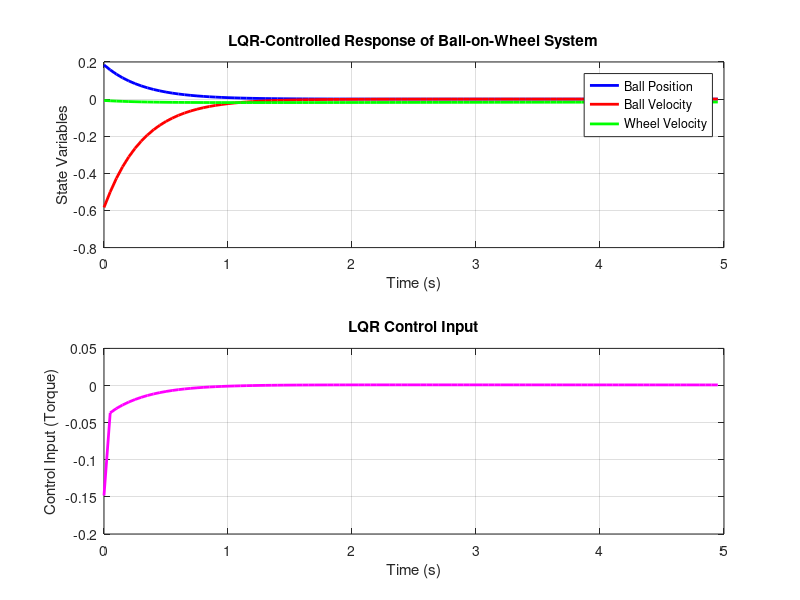

The MATLAB source for this figure:


pkg load control  % Load control system package

% System Parameters
Jb = 0.01;  % Ball moment of inertia
b = 0.1;    % Damping coefficient
rw = 0.05;  % Wheel radius
Ts = 0.05;  % Sampling time (discrete step)

% Continuous State-Space Model
A = [0 1 0; 
     0 -b/Jb rw/Jb; 
     0 0 0];

B = [0; 1/Jb; 1];

C = [1 0 0]; 
D = 0;

% Discretization using Zero-Order Hold
sys_c = ss(A, B, C, D);  % Continuous system
sys_d = c2d(sys_c, Ts, 'zoh');  % Convert to discrete system

[Ad, Bd, Cd, Dd] = ssdata(sys_d);  % Get discrete matrices

% LQR Control Design
Q = diag([10, 1, 1]);  % State weight matrix (penalizes position and velocity)
R = 0.1;  % Control effort weight
K = dlqr(Ad, Bd, Q, R);  % Solve for LQR gain

% Simulation Parameters
N = 100;  % Number of steps
x = [0.2; 0; 0];  % Initial state (ball displaced)
X_log = zeros(3, N);
U_log = zeros(1, N);

% Simulate the closed-loop system
for k = 1:N
    u = -K * x;  % LQR state feedback control
    x = Ad * x + Bd * u;  % State update
    X_log(:, k) = x;  % Log states
    U_log(:, k) = u;  % Log control input
end

% Plot Results
t = (0:N-1) * Ts;
figure;
subplot(2,1,1);
plot(t, X_log(1, :), 'b', 'linewidth', 2); hold on;
plot(t, X_log(2, :), 'r', 'linewidth', 2);
plot(t, X_log(3, :), 'g', 'linewidth', 2);
legend('Ball Position', 'Ball Velocity', 'Wheel Velocity');
xlabel('Time (s)');
ylabel('State Variables');
title('LQR-Controlled Response of Ball-on-Wheel System');
grid on;

subplot(2,1,2);
plot(t, U_log, 'm', 'linewidth', 2);
xlabel('Time (s)');
ylabel('Control Input (Torque)');
title('LQR Control Input');
grid on;
